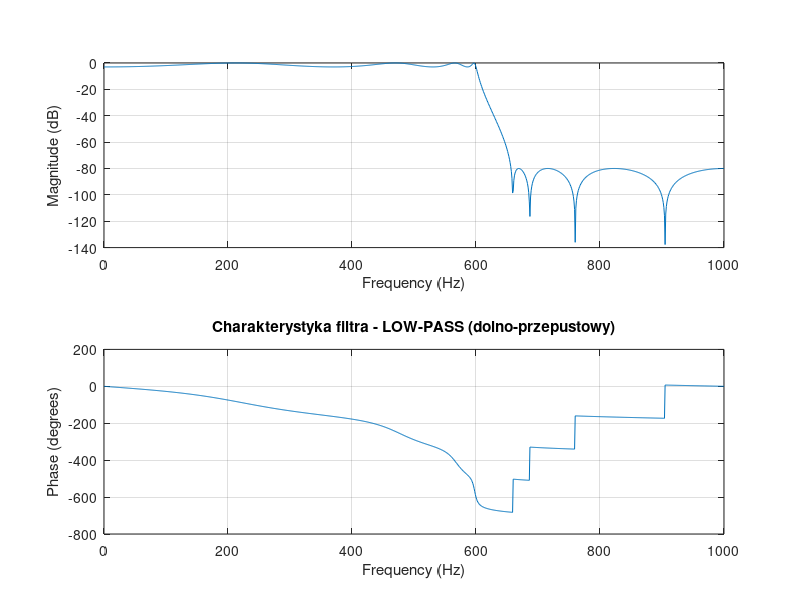
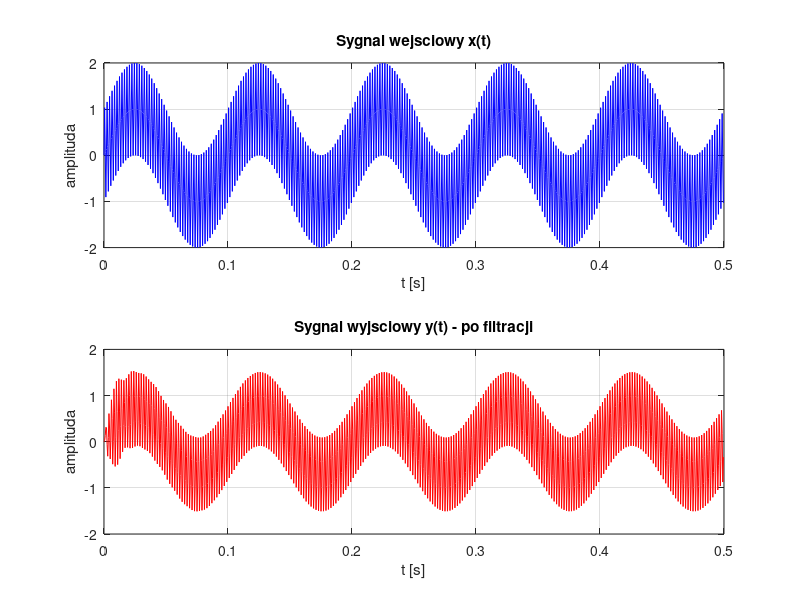
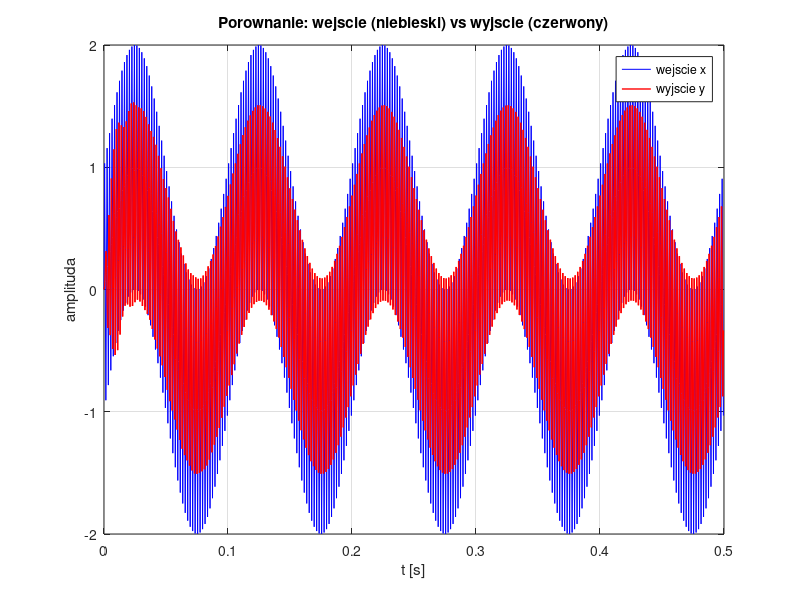
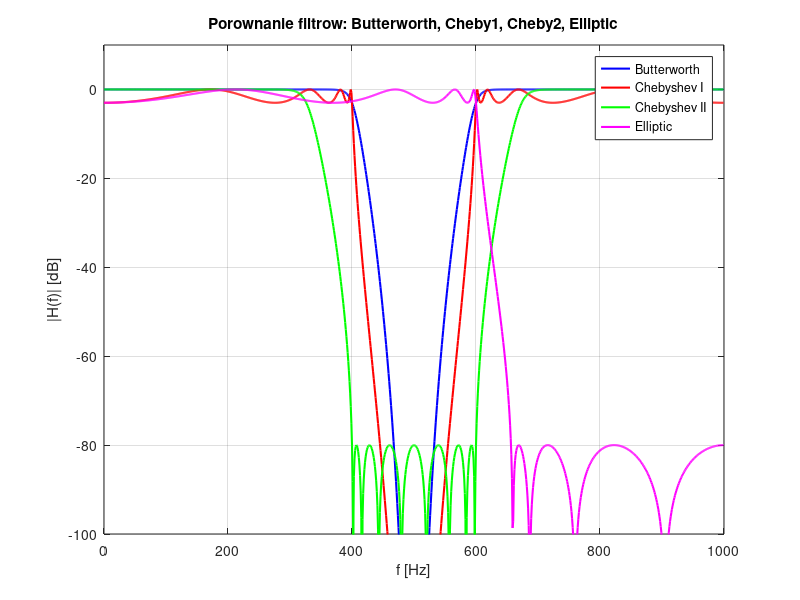

These figures' MATLAB source, in order: (Note: this script raises an error after producing the figures.)
% cps08_problem_8_1.m
% filtry cyfrowe IIR - funkcje Matlaba
clear all; close all; clc;

%% parametry
fpr = 2000;     % czestotliwosc probkowania [Hz]
f1 = 400;       % dolna czestotliwosc graniczna [Hz]
f2 = 600;       % gorna czestotliwosc graniczna [Hz]
N = 8;          % rzad filtra
Rp = 3;         % oscylacje w pasmie przepustowym [dB]
Rs = 80;        % tlumienie w pasmie zaporowym [dB]

typ = 4;        % 1=BS, 2=BP, 3=HP, 4=LP

%% projekt filtra
if typ == 1
    [b, a] = ellip(N, Rp, Rs, [f1, f2]/(fpr/2), 'stop');
    nazwa = 'BAND-STOP (pasmowo-zaporowy)';
elseif typ == 2
    [b, a] = ellip(N, Rp, Rs, [f1, f2]/(fpr/2), 'bandpass');
    nazwa = 'BAND-PASS (pasmowo-przepustowy)';
elseif typ == 3
    [b, a] = ellip(N, Rp, Rs, f1/(fpr/2), 'high');
    nazwa = 'HIGH-PASS (gorno-przepustowy)';
elseif typ == 4
    [b, a] = ellip(N, Rp, Rs, f2/(fpr/2), 'low');
    nazwa = 'LOW-PASS (dolno-przepustowy)';
end

fprintf('=== FILTR ELIPTYCZNY %s ===\n', nazwa);
fprintf('fpr = %d Hz, N = %d, Rp = %d dB, Rs = %d dB\n', fpr, N, Rp, Rs);
fprintf('f1 = %d Hz, f2 = %d Hz\n\n', f1, f2);

%% charakterystyka czestotliwosciowa
figure(1);
Npunkt = 1000;
freqz(b, a, Npunkt, fpr);
title(['Charakterystyka filtra - ' nazwa]);
pause

%% generacja sygnalu testowego
Nx = 1000;
dt = 1/fpr;
t = dt*(0:Nx-1);
fx1 = 10;       % skladowa niska czestotliwosc
fx2 = 500;      % skladowa w pasmie [f1, f2]
x = sin(2*pi*fx1*t) + sin(2*pi*fx2*t);

%% filtracja
y = filter(b, a, x);

figure(2);
subplot(2,1,1);
plot(t, x, 'b'); grid on;
title('Sygnal wejsciowy x(t)');
xlabel('t [s]'); ylabel('amplituda');

subplot(2,1,2);
plot(t, y, 'r'); grid on;
title('Sygnal wyjsciowy y(t) - po filtracji');
xlabel('t [s]'); ylabel('amplituda');
pause

figure(3);
plot(t, x, 'b', t, y, 'r', 'LineWidth', 1);
title('Porownanie: wejscie (niebieski) vs wyjscie (czerwony)');
xlabel('t [s]'); ylabel('amplituda');
legend('wejscie x', 'wyjscie y');
grid on;
pause

%% alternatywy dla ellip()
fprintf('=== ALTERNATYWY DLA ellip() ===\n');

% Butterworth
[b_but, a_but] = butter(N, [f1, f2]/(fpr/2), 'stop');
fprintf('butter() - filtr Butterwortha\n');

% Chebyshev I
[b_ch1, a_ch1] = cheby1(N, Rp, [f1, f2]/(fpr/2), 'stop');
fprintf('cheby1() - filtr Czebyszewa typu I\n');

% Chebyshev II
[b_ch2, a_ch2] = cheby2(N, Rs, [f1, f2]/(fpr/2), 'stop');
fprintf('cheby2() - filtr Czebyszewa typu II\n');

fprintf('ellip()  - filtr eliptyczny (Cauera)\n\n');

%% porownanie wszystkich filtrow
figure(4);
[H_el, f] = freqz(b, a, Npunkt, fpr);
[H_but, ~] = freqz(b_but, a_but, Npunkt, fpr);
[H_ch1, ~] = freqz(b_ch1, a_ch1, Npunkt, fpr);
[H_ch2, ~] = freqz(b_ch2, a_ch2, Npunkt, fpr);

plot(f, 20*log10(abs(H_but)), 'b', 'LineWidth', 1.5); hold on;
plot(f, 20*log10(abs(H_ch1)), 'r', 'LineWidth', 1.5);
plot(f, 20*log10(abs(H_ch2)), 'g', 'LineWidth', 1.5);
plot(f, 20*log10(abs(H_el)), 'm', 'LineWidth', 1.5); hold off;
xlabel('f [Hz]'); ylabel('|H(f)| [dB]');
title('Porownanie filtrow: Butterworth, Cheby1, Cheby2, Elliptic');
legend('Butterworth', 'Chebyshev I', 'Chebyshev II', 'Elliptic');
grid on; ylim([-100 10]);
xline(f1, 'k--'); xline(f2, 'k--');

% ellip - najbardziej strome zbocze, oscylacje w obu pasmach
% butter - plaska charakterystyka, najwolniejsze zbocze
% cheby1 - oscylacje w pasmie przepustowym
% cheby2 - oscylacje w pasmie zaporowym
